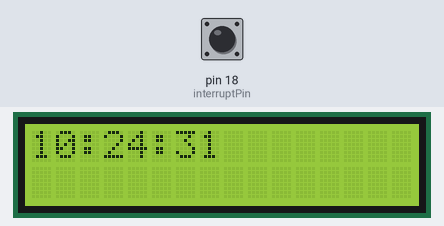
A sketch run on a simulated Arduino Mega 2560, built with avr-gcc and run on an emulated ATmega2560. On the bench: 16×2 character LCD. The test bench sets the inputs (shaded band); at power-on: pin 18 (interruptPin) LOW. The local clock reads 2024-03-15 10:24:30 at power-on unless the sketch sets it.

Above: at 1.6 s.
1.7 s: pin 18 (interruptPin) pulled HIGH for 0.15 s
At 3.2 s:
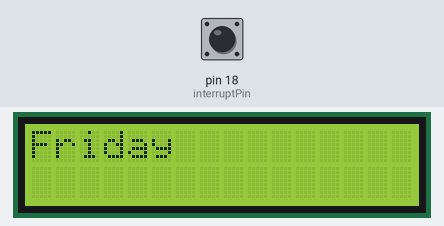
3.5 s: pin 18 (interruptPin) pulled HIGH for 1 s
At 5.0 s:
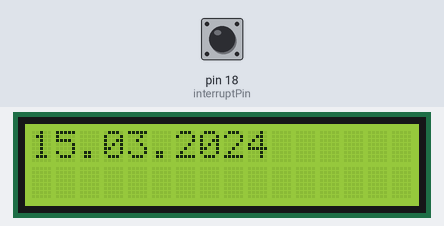
6.0 s: pin 18 (interruptPin) pulled HIGH for 0.15 s
At 6.5 s:
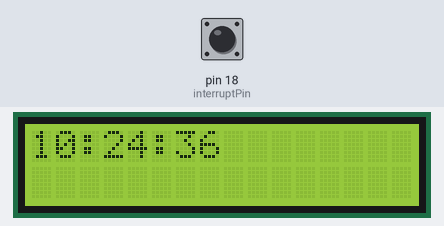
Timing chart, 0 to 9.0 s (numbered marks = the images above; inputs shaded):
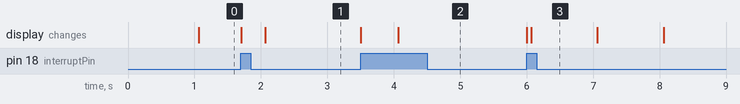

The sketch:

Capstone_Design_1.ino
```cpp
#include <DS1302.h>
#include <LiquidCrystal.h>
#include <TimerOne.h>

#define rowSize 2
#define colSize 16

#define CLK 22
#define DAT 24
#define RST 26

DS1302 rtc(RST, DAT, CLK);
LiquidCrystal lcd(27, 28, 29, 30, 31, 32);

int interruptPin = 18;
enum Mode {
  timeOnly,
  dateOnly,
  DOWOnly,
};

int state = timeOnly;
int index = 0;
void setup()
{
  rtc.halt(false);
  rtc.writeProtect(false);

//  rtc.setDOW(FRIDAY);
//  rtc.setTime(12, 49, 0);
//  rtc.setDate(24, 9, 2021);
  lcd.begin(colSize, rowSize);
  lcd.setCursor(0, 0);
  Timer1.initialize(1000000);
  Timer1.attachInterrupt(displayClock);
  attachInterrupt(digitalPinToInterrupt(interruptPin), modeChangeEvent, RISING);
}


void displayClock()
{
  lcd.setCursor(0, 0);

  switch(state)
  {
    case timeOnly:
      lcd.print(rtc.getTimeStr());
      break;
    case dateOnly:
      lcd.print(rtc.getDOWStr());
      break;
    case DOWOnly:
      lcd.print(rtc.getDateStr());
      break;
    default:
      break;
  }


}


void modeChangeEvent()
{
  lcd.clear();
  index++;

  if(index >= 3)
  {
    index = 0;
  }

  state = index;
}

void loop()
{

}
```

Measured:
- after the input at 3.5 s, the display: first changes at once (image 2 shows a later state)
- after the input at 6.0 s, the display: first changes at once (image 3 shows a later state)
